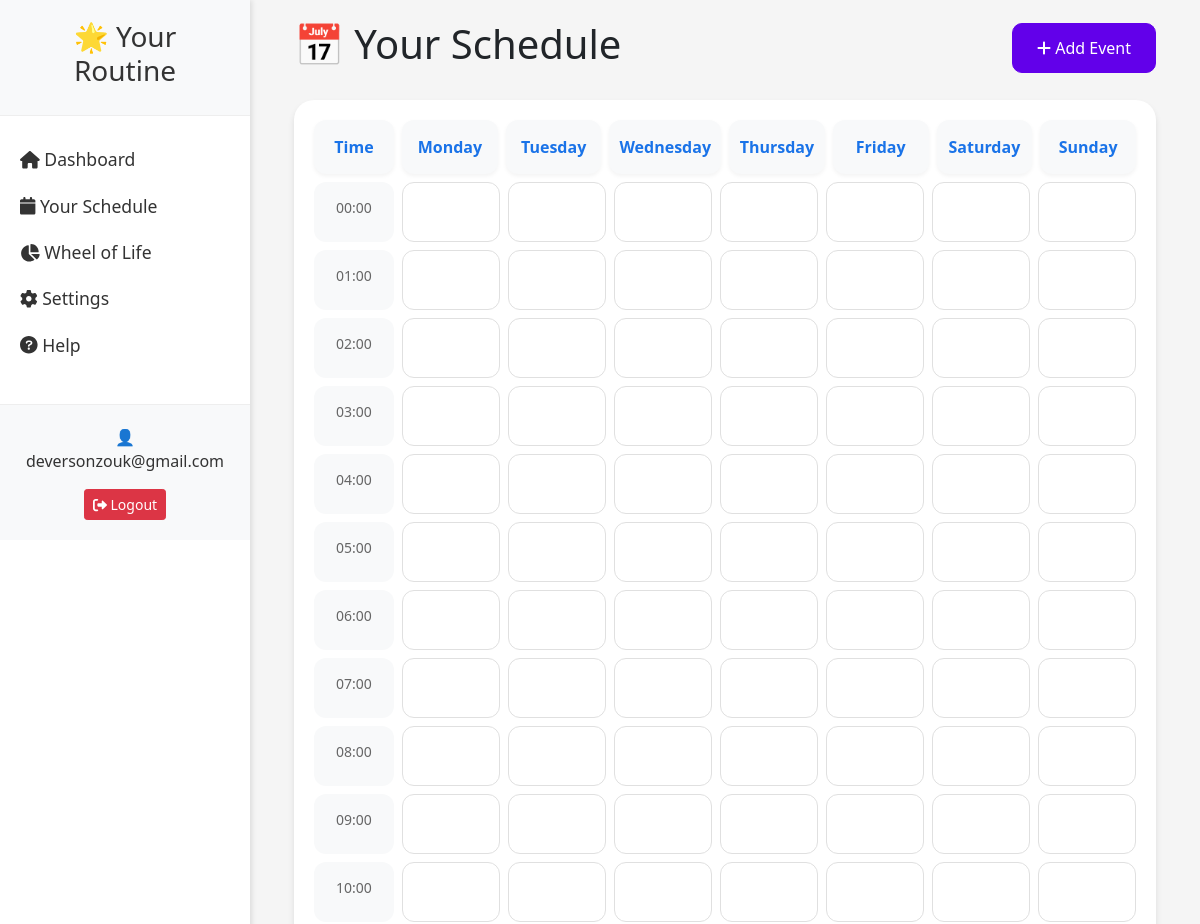
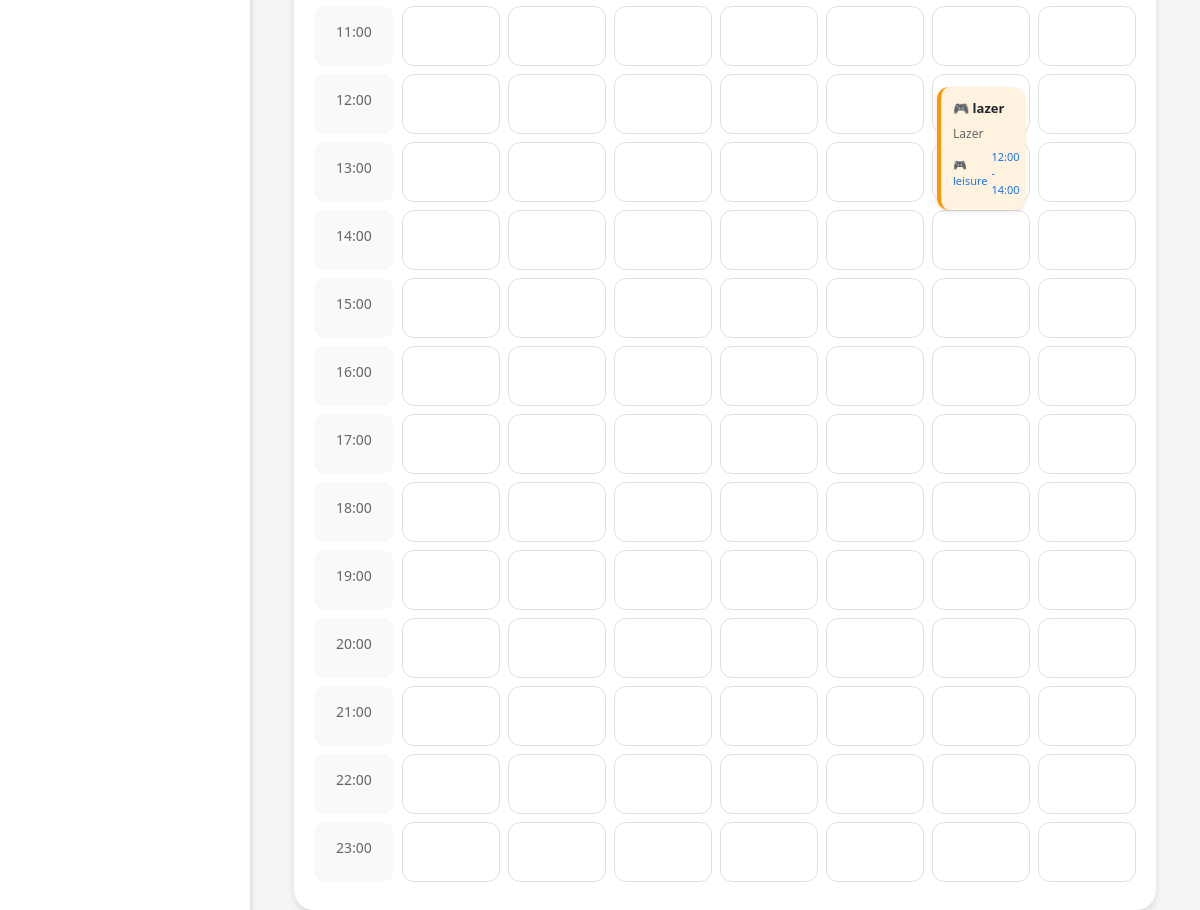
Screenshot of /edit_activity/1 (signed in) with the database file from the repository (2 pictures, top to bottom).
### app.py (models this page shows)
class Activity(db.Model):
    id = db.Column(db.Integer, primary_key=True)
    user_id = db.Column(db.Integer, db.ForeignKey('user.id'), nullable=False)
    category = db.Column(db.String(50), nullable=False)
    title = db.Column(db.String(100), nullable=False)
    description = db.Column(db.Text)
    start_time = db.Column(db.String(5), nullable=False)
    end_time = db.Column(db.String(5), nullable=False)
    day = db.Column(db.String(20), nullable=False)
    created_at = db.Column(db.DateTime, default=datetime.utcnow)

### app.py (the view)
@app.route('/edit_activity/<int:activity_id>')
def edit_activity(activity_id):
    if 'logged_in' not in session or not session['logged_in']:
        return redirect(url_for('index'))
    activity = Activity.query.get_or_404(activity_id)
    if activity.user_id != session['user_id']:
        return redirect(url_for('routine'))
    activities = Activity.query.filter_by(user_id=session['user_id']).all()
    for act in activities:
        act.category_colors = CATEGORY_COLORS.get(act.category, {})
    activity.category_colors = CATEGORY_COLORS.get(activity.category, {})
    return render_template('routine.html',
                         edit_activity=activity,
                         activities=activities,
                         category_colors=CATEGORY_COLORS,
                         get_text=get_text)

### app.py (called while the page is built)
def get_text(key):
    lang = session.get('language', 'pt')
    return TRANSLATIONS[lang].get(key, TRANSLATIONS['en'][key])

### templates/routine.html (shortened to what this page needs)
{% extends "base.html" %}
{% block content %}
<div class="container-fluid">
    <div class="d-flex justify-content-between align-items-center mb-4">
        <h1>📅 {{ get_text('your_routine') }}</h1>
        <button type="button" class="btn btn-primary" id="addEventBtn">
            <i class="fas fa-plus"></i> {{ get_text('add_event') }}
        </button>
    </div>
    <div class="schedule-container">
        <div class="schedule-header">
            <div class="header-cell">{{ get_text('time') }}</div>
            {% for day in ['monday', 'tuesday', 'wednesday', 'thursday', 'friday', 'saturday', 'sunday'] %}
            <div class="header-cell">{{ get_text(day) }}</div>
            {% endfor %}
        </div>
        {% for hour in range(24) %}
        <div class="schedule-row">
            <div class="time-cell">{{ "%02d:00"|format(hour) }}</div>
            {% for day in ['monday', 'tuesday', 'wednesday', 'thursday', 'friday', 'saturday', 'sunday'] %}
            <div class="day-cell" data-hour="{{ "%02d:00"|format(hour) }}" data-day="{{ day }}">
                {% for activity in activities if activity.start_time == "%02d:00"|format(hour) and activity.day == day %}
                <div class="activity-card {{ activity.category }}"
                     data-activity-id="{{ activity.id }}">
                    <div class="card-title">
                        {{ activity.category_colors.icon }} {{ activity.title }}
                    </div>
                    <div class="card-description">{{ activity.description }}</div>
                    <div class="card-category">
                        {{ activity.category_colors.icon }} {{ activity.category }}
                        <span class="time-range">{{ activity.start_time }} - {{ activity.end_time }}</span>
                    </div>
                </div>
                {% endfor %}
            </div>
            {% endfor %}
        </div>
        {% endfor %}
    </div>
</div>
{% endblock %}

### static/css/style.css (style rules this page uses)
body { font-family: 'Segoe UI', Tahoma, Geneva, Verdana, sans-serif; background-color: #f5f5f5; }
.schedule-container { background: white; border-radius: 20px; box-shadow: 0 4px 6px rgba(0,0,0,0.1); padding: 20px; margin: 20px 0; }
.schedule-header { display: grid; grid-template-columns: 80px repeat(7, 1fr); gap: 8px; margin-bottom: 8px; }
.header-cell { background: #f8f9fa; padding: 15px 10px; text-align: center; border-radius: 12px; font-weight: 600; color: #1a73e8; box-shadow: 0 2px 4px rgba(0,0,0,0.05); }
.schedule-row { display: grid; grid-template-columns: 80px repeat(7, 1fr); gap: 8px; margin-bottom: 8px; height: 60px; }
.time-cell { background: #f8f9fa; padding: 15px 10px; text-align: center; border-radius: 12px; font-size: 14px; color: #666; }
.day-cell { background: #ffffff; min-height: 60px; border-radius: 12px; padding: 8px; border: 1px solid #e0e0e0; position: relative; }
.activity-card { position: absolute; left: 0; right: 0; margin: 4px; padding: 12px; border-radius: 12px; font-size: 13px; box-shadow: 0 2px 4px rgba(0,0,0,0.1); transition: all 0.3s ease; cursor: pointer; z-index: 10; }
.activity-card.leisure { background-color: #FFF3E0; border-left: 4px solid #FF9800; }
.card-title { font-weight: 600; margin-bottom: 6px; display: flex; align-items: center; gap: 6px; }
.card-description { font-size: 12px; margin-bottom: 6px; color: #666; }
.card-category { font-size: 11px; font-weight: 500; color: #1a73e8; display: flex; align-items: center; gap: 4px; }
.time-range { margin-left: auto; }
.btn-primary { background-color: #6200EA; border-color: #6200EA; border-radius: 10px; padding: 0.75rem 1.5rem; font-weight: 500; transition: all 0.3s ease; }

### rows the page displays
Activity: category_colors.icon "🎮", title "lazer", description "Lazer", category "leisure", start_time "12:00", end_time "14:00"

### other values shown
{{ get_text('dashboard') }} "Dashboard"
{{ get_text('your_routine') }} "Your Schedule"
{{ get_text('wheel_of_life') }} "Wheel of Life"
{{ get_text('settings') }} "Settings"
{{ get_text('help') }} "Help"
{{ session.get('username') }} "deversonzouk@gmail.com"
{{ get_text('logout') }} "Logout"
{{ get_text('add_event') }} "Add Event"
{{ get_text('time') }} "Time"
{{ get_text(day) }} "Monday" "Tuesday" "Wednesday" "Thursday" "Friday" "Saturday" "Sunday"
{{ "%02d:00"|format(hour) }} "00:00" "01:00" "02:00" "03:00" "04:00" "05:00" "06:00" "07:00" "08:00" "09:00" "10:00" "11:00" "12:00" "13:00" "14:00" "15:00" "16:00" "17:00" "18:00" "19:00" "20:00" "21:00" "22:00" "23:00"
